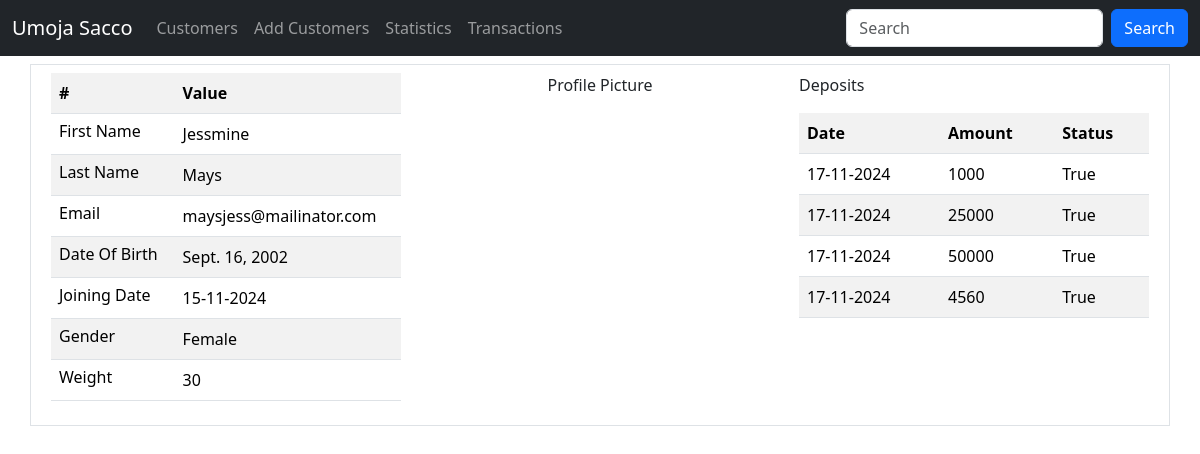
Page /customers/details/104 (signed in) on the committed database.
### sacco/models.py (models this page shows, shortened)
class Customer(models.Model):
    first_name = models.CharField(max_length=30)
    last_name = models.CharField(max_length=30)
    email = models.EmailField(unique=True)
    dob = models.DateField()
    gender = models.CharField(max_length=10)
    weight = models.PositiveIntegerField(default=0)
    profile_pic = models.ImageField(upload_to=generate_unique_name, null=True)
    created_at = models.DateTimeField(auto_now_add=True)
    updated_at = models.DateTimeField(auto_now=True)
    class Meta:
        db_table = 'customers'

class Deposit(models.Model):
    amount = models.IntegerField()
    status = models.BooleanField(default=False)
    customer = models.ForeignKey(Customer, on_delete=models.CASCADE, related_name='deposits')
    created_at = models.DateTimeField(auto_now_add=True)
    updated_at = models.DateTimeField(auto_now=True)
    class Meta:
        db_table = 'deposits'

### sacco/views.py (the view)
# urls.py: path('customers/details/<int:customer_id>', views.customer_details, name='customer_details'),
@login_required
@permission_required("sacco.view_customer", raise_exception=True)
def customer_details(request, customer_id):
    customer = Customer.objects.get(id=customer_id)
    deposits = customer.deposits.all()
    total = Deposit.objects.filter(customer=customer).filter(status=True).aggregate(Sum('amount'))['amount__sum']
    return render(request, "details.html", {"customer": customer, "deposits": deposits, "total":total})

### templates/details.html (shortened to what this page needs)
{% extends 'master.html' %}
{% load static %}
{% block content %}
	<div class="container">
       <div class="row border mt-2 p-2">
           <div class="col-sm-4">
               <table class="table table-striped">
                   <tr>
                       <th>#</th>
                       <th>Value</th>
                   </tr>
                   <tr>
                       <td class="h6">First Name</td>
                       <td>{{ customer.first_name }}</td>
                   </tr>
                    <tr>
                       <td class="h6">Last Name</td>
                       <td>{{ customer.last_name }}</td>
                   </tr>
                   <tr>
                       <td class="h6">Email</td>
                       <td>{{ customer.email }}</td>
                   </tr>
                   <tr>
                       <td class="h6">Date Of Birth</td>
                       <td>{{ customer.dob }}</td>
                   </tr>
                   <tr>
                       <td class="h6">Joining Date</td>
                       <td>{{ customer.created_at | date:"d-m-Y" }}</td>
                   </tr>
                   <tr>
                       <td class="h6">Gender</td>
                       <td>{{ customer.gender }}</td>
                   </tr>
                   <tr>
                       <td class="h6">Weight</td>
                       <td>{{ customer.weight }}</td>
                   </tr>
               </table>
           </div>
           <div class="col-sm-4">
               <p class="text-center">Profile Picture</p>
           </div>
           <div class="col-sm-4">
               <p>Deposits</p>
               <table class="table table-striped">
                   <tr>
                       <th>Date</th>
                       <th>Amount</th>
                       <th>Status</th>
                   </tr>
                   {% for deposit in deposits %}
                       <tr>
                           <td>{{ deposit.created_at | date:"d-m-Y" }}</td>
                           <td>{{ deposit.amount }}</td>
                           <td>{{ deposit.status }}</td>
                       </tr>
                   {% endfor %}
               </table>
           </div>
       </div>
    </div>
{% endblock %}

### rows in the picture
Customer: first_name "Jessmine", last_name "Mays", email "maysjess@mailinator.com", dob "Sept. 16, 2002", created_at "15-11-2024", gender "Female", weight "30"
Deposit: created_at "17-11-2024", amount "1000", status "True"
Deposit: created_at "17-11-2024", amount "25000", status "True"
Deposit: created_at "17-11-2024", amount "50000", status "True"
Deposit: created_at "17-11-2024", amount "4560", status "True"
